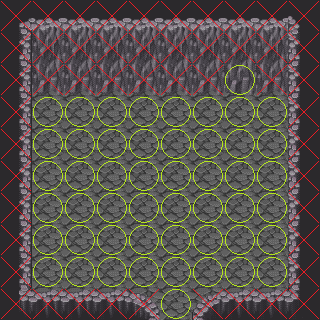

This game map was drawn from its Tiled (.tmx) file and the tilesets committed beside it. A one-line description and the trimmed map source follow:
An orthogonal 10x10 tile map with 32x32 px tiles, 5 tile layers (Capa de Patrones 1, walls, door, player, ...), 8 tilesets.

<map version="1.0" orientation="orthogonal" renderorder="right-down" width="10" height="10" tilewidth="32" tileheight="32" backgroundcolor="#2a282b" nextobjectid="1">
 <tileset firstgid="1" name="043-Cave01" tilewidth="32" tileheight="32" tilecount="264">
  <image source="../tileset/043-Cave01.png" width="256" height="1056" />
 </tileset>
 <tileset firstgid="265" name="044-Cave02" tilewidth="32" tileheight="32" tilecount="264">
  <image source="../tileset/044-Cave02.png" width="256" height="1056" />
 </tileset>
 <tileset firstgid="529" name="045-Cave03" tilewidth="32" tileheight="32" tilecount="264">
  <image source="../tileset/045-Cave03.png" width="256" height="1056" />
 </tileset>
 <tileset firstgid="793" name="046-Cave04" tilewidth="32" tileheight="32" tilecount="264">
  <image source="../tileset/046-Cave04.png" width="256" height="1056" />
 </tileset>
 <tileset firstgid="1057" name="027-Castle03" tilewidth="32" tileheight="32" tilecount="200">
  <image source="../tileset/027-Castle03.png" width="256" height="800" />
 </tileset>
 <tileset firstgid="1257" name="010-CastleTown02" tilewidth="32" tileheight="32" tilecount="184">
  <image source="../tileset/010-CastleTown02.png" width="256" height="736" />
 </tileset>
 <tileset firstgid="1441" name="types" tilewidth="32" tileheight="32" tilecount="3">
  <image source="../tileset/types.png" width="96" height="32" />
  <tile id="0">
   <properties>
    <property name="type" value="walkable" />
   </properties>
  </tile>
  <tile id="1">
   <properties>
    <property name="blocked" value="true" />
    <property name="type" value="blocked" />
   </properties>
  </tile>
  <tile id="2">
   <properties>
    <property name="blocked" value="true" />
    <property name="type" value="water" />
   </properties>
  </tile>
 </tileset>
 <tileset firstgid="1444" name="tilee" tilewidth="32" tileheight="32" tilecount="256">
  <image source="../tileset/tilee.png" width="512" height="512" />
 </tileset>
 <layer name="Capa de Patrones 1" width="10" height="10">
  <data>[100 cells, 100 non-empty, 1 distinct tile ids]</data>
 </layer>
 <layer name="walls" width="10" height="10">
  <data>[100 cells, 51 non-empty, 12 distinct tile ids]</data>
 </layer>
 <layer name="door" width="10" height="10">
  <data>[100 cells, 0 non-empty, 0 distinct tile ids]</data>
 </layer>
 <layer name="player" width="10" height="10">
  <data>[100 cells, 0 non-empty, 0 distinct tile ids]</data>
 </layer>
 <layer name="types" width="10" height="10">
  <data>[100 cells, 100 non-empty, 2 distinct tile ids]</data>
 </layer>
</map>
